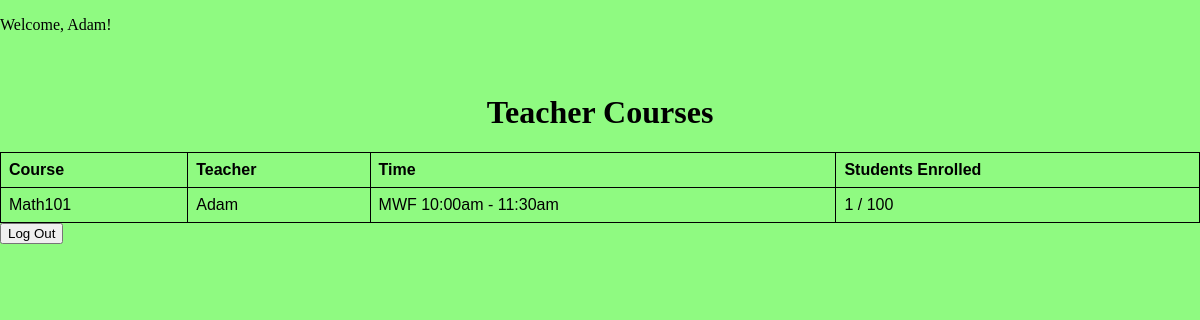
The page /teacher/courses (signed in) on the database as committed earlier.
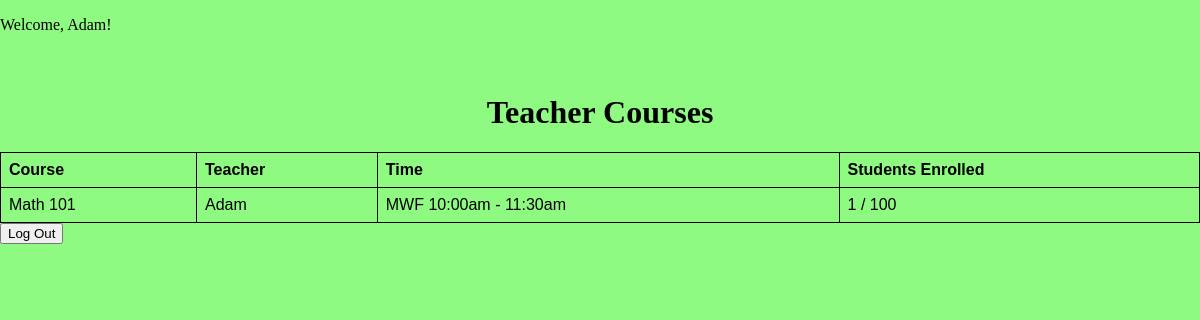
The same page on the database as committed later.
### hello.py (models this page shows, shortened)
class Course(db.Model):
    id = db.Column(db.Integer, primary_key=True)
    name = db.Column(db.String(64), nullable=False)
    professorID = db.Column(db.Integer, db.ForeignKey('user.id'), nullable=False)
    professor = db.relationship('User', foreign_keys=[professorID], backref='courses_taught')
    time = db.Column(db.String(64),nullable=False)
    capacity = db.Column(db.Integer, nullable=False)

class User(UserMixin, db.Model):
    id = db.Column(db.Integer, primary_key=True)
    username = db.Column(db.String, unique=True, nullable=False)
    password_hash = db.Column(db.String(128), nullable=False)
    name = db.Column(db.String(64), nullable=False)
    role = db.Column(db.String(64), nullable=False)
    classenrolled = db.relationship('Course', secondary=enrollment_table, backref=db.backref('students', lazy='dynamic'), lazy='dynamic')

### hello.py (the view)
@app.route('/teacher/courses')
@login_required
def teacher_courses():
    courses = current_user.courses_taught
    return render_template('teacher_courses.html', courses=courses)

### hello.py (called while the page is built)
@login_manager.user_loader
def load_user(user_id):
    return User.query.get(int(user_id))

### templates/teacher_courses.html (shortened to what this page needs)
<!DOCTYPE html>
<html lang="en">
<head>
    <link rel="stylesheet" href="/static/styles.css">
</head>
<body>
    {% extends "base.html" %}
    {% block content %}
    <h1>Teacher Courses</h1>
    <table>
        <thead>
            <tr>
                <th>Course</th>
                <th>Teacher</th>
                <th>Time</th>
                <th>Students Enrolled</th>
            </tr>
        </thead>
        <tbody>
            {% for c in courses %}
            <tr>
                <td>{{c.name}}</td>
                <td>{{ c.professor.name }}</td>
                <td>{{ c.time }}</td>
                <td>{{ c.students.count() }} / {{ c.capacity }}</td>
            </tr>
            {% endfor %}
        </tbody>
    </table>
    <form action="{{ url_for('logout') }}" method="GET">
        <button type="submit">Log Out</button>
    </form>
    {% endblock %}

Rows that differ between the two databases and show on the page:
changed Course "MWF 10:00am - 11:30am": name "Math101" → "Math 101"
